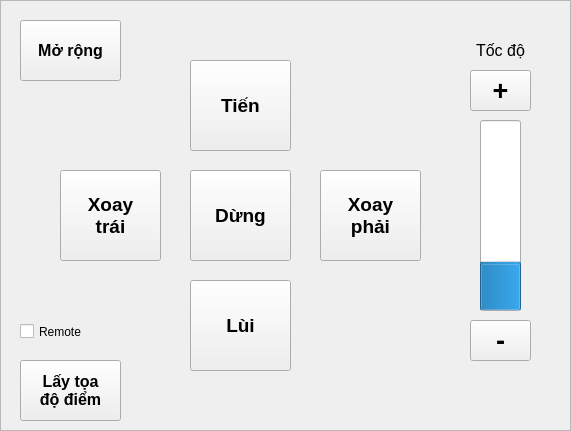
    <widget class="QFrame" name="fr_handMode_move">
     <property name="geometry">
      <rect>
       <x>320</x>
       <y>0</y>
       <width>571</width>
       <height>431</height>
      </rect>
     </property>
     <property name="autoFillBackground">
      <bool>true</bool>
     </property>
     <property name="frameShape">
      <enum>QFrame::StyledPanel</enum>
     </property>
     <property name="frameShadow">
      <enum>QFrame::Raised</enum>
     </property>
     <widget class="QPushButton" name="bt_forwards">
      <property name="geometry">
       <rect>
        <x>190</x>
        <y>60</y>
        <width>101</width>
        <height>91</height>
       </rect>
      </property>
      <property name="font">
       <font>
        <pointsize>14</pointsize>
        <weight>75</weight>
        <bold>true</bold>
       </font>
      </property>
      <property name="text">
       <string>Tiến</string>
      </property>
     </widget>
     <widget class="QPushButton" name="bt_backwards">
      <property name="geometry">
       <rect>
        <x>190</x>
        <y>280</y>
        <width>101</width>
        <height>91</height>
       </rect>
      </property>
      <property name="font">
       <font>
        <pointsize>14</pointsize>
        <weight>75</weight>
        <bold>true</bold>
       </font>
      </property>
      <property name="text">
       <string>Lùi</string>
      </property>
     </widget>
     <widget class="QLabel" name="lb_speed">
      <property name="geometry">
       <rect>
        <x>460</x>
        <y>30</y>
        <width>81</width>
        <height>41</height>
       </rect>
      </property>
      <property name="font">
       <font>
        <pointsize>12</pointsize>
        <weight>50</weight>
        <bold>false</bold>
       </font>
      </property>
      <property name="autoFillBackground">
       <bool>false</bool>
      </property>
      <property name="frameShape">
       <enum>QFrame::NoFrame</enum>
      </property>
      <property name="lineWidth">
       <number>1</number>
      </property>
      <property name="midLineWidth">
       <number>0</number>
      </property>
      <property name="text">
       <string>Tốc độ</string>
      </property>
      <property name="scaledContents">
       <bool>false</bool>
      </property>
      <property name="alignment">
       <set>Qt::AlignCenter</set>
      </property>
      <property name="wordWrap">
       <bool>false</bool>
      </property>
      <property name="openExternalLinks">
       <bool>false</bool>
      </property>
     </widget>
     <widget class="QPushButton" name="bt_rotation_right">
      <property name="geometry">
       <rect>
        <x>320</x>
        <y>170</y>
        <width>101</width>
        <height>91</height>
       </rect>
      </property>
      <property name="font">
       <font>
        <pointsize>14</pointsize>
        <weight>75</weight>
        <bold>true</bold>
       </font>
      </property>
      <property name="text">
       <string>Xoay 
phải</string>
      </property>
     </widget>
     <widget class="QPushButton" name="bt_rotation_left">
      <property name="geometry">
       <rect>
        <x>60</x>
        <y>170</y>
        <width>101</width>
        <height>91</height>
       </rect>
      </property>
      <property name="font">
       <font>
        <pointsize>14</pointsize>
        <weight>75</weight>
        <bold>true</bold>
       </font>
      </property>
      <property name="text">
       <string>Xoay 
trái</string>
      </property>
     </widget>
     <widget class="QPushButton" name="bt_stop">
      <property name="geometry">
       <rect>
        <x>190</x>
        <y>170</y>
        <width>101</width>
        <height>91</height>
       </rect>
      </property>
      <property name="font">
       <font>
        <pointsize>14</pointsize>
        <weight>75</weight>
        <bold>true</bold>
       </font>
      </property>
      <property name="text">
       <string>Dừng</string>
      </property>
     </widget>
     <widget class="QPushButton" name="bt_controlConveyor_show">
      <property name="geometry">
       <rect>
        <x>20</x>
        <y>20</y>
        <width>101</width>
        <height>61</height>
       </rect>
      </property>
      <property name="font">
       <font>
        <pointsize>12</pointsize>
        <weight>75</weight>
        <bold>true</bold>
       </font>
      </property>
      <property name="text">
       <string>Mở rộng</string>
      </property>
     </widget>
     <widget class="QProgressBar" name="pb_speed">
      <property name="geometry">
       <rect>
        <x>480</x>
        <y>120</y>
        <width>41</width>
        <height>191</height>
       </rect>
      </property>
      <property name="layoutDirection">
       <enum>Qt::LeftToRight</enum>
      </property>
      <property name="value">
       <number>24</number>
      </property>
      <property name="alignment">
       <set>Qt::AlignCenter</set>
      </property>
      <property name="textVisible">
       <bool>false</bool>
      </property>
      <property name="orientation">
       <enum>Qt::Vertical</enum>
      </property>
      <property name="invertedAppearance">
       <bool>false</bool>
      </property>
      <property name="textDirection">
       <enum>QProgressBar::TopToBottom</enum>
      </property>
     </widget>
     <widget class="QPushButton" name="bt_reduceSpeed">
      <property name="geometry">
       <rect>
        <x>470</x>
        <y>320</y>
        <width>61</width>
        <height>41</height>
       </rect>
      </property>
      <property name="font">
       <font>
        <family>Ubuntu</family>
        <pointsize>20</pointsize>
        <weight>75</weight>
        <bold>true</bold>
       </font>
      </property>
      <property name="focusPolicy">
       <enum>Qt::ClickFocus</enum>
      </property>
      <property name="autoFillBackground">
       <bool>true</bool>
      </property>
      <property name="text">
       <string>-</string>
      </property>
     </widget>
     <widget class="QPushButton" name="bt_upSpeed">
      <property name="geometry">
       <rect>
        <x>470</x>
        <y>70</y>
        <width>61</width>
        <height>41</height>
       </rect>
      </property>
      <property name="font">
       <font>
        <family>Ubuntu</family>
        <pointsize>20</pointsize>
        <weight>75</weight>
        <bold>true</bold>
       </font>
      </property>
      <property name="focusPolicy">
       <enum>Qt::ClickFocus</enum>
      </property>
      <property name="autoFillBackground">
       <bool>true</bool>
      </property>
      <property name="text">
       <string>+</string>
      </property>
     </widget>
     <widget class="QPushButton" name="bt_tryTarget_show">
      <property name="geometry">
       <rect>
        <x>20</x>
        <y>360</y>
        <width>101</width>
        <height>61</height>
       </rect>
      </property>
      <property name="font">
       <font>
        <pointsize>12</pointsize>
        <weight>75</weight>
        <bold>true</bold>
       </font>
      </property>
      <property name="text">
       <string>Lấy tọa
độ điểm</string>
      </property>
     </widget>
     <widget class="QCheckBox" name="cb_remote">
      <property name="geometry">
       <rect>
        <x>20</x>
        <y>320</y>
        <width>92</width>
        <height>23</height>
       </rect>
      </property>
      <property name="text">
       <string>Remote</string>
      </property>
     </widget>
    </widget>
